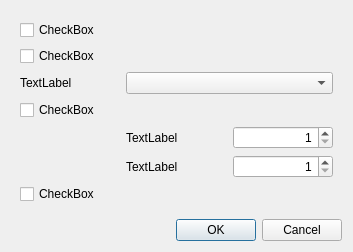
<?xml version="1.0" encoding="UTF-8"?>
<ui version="4.0">
 <class>DialogPreferences</class>
 <widget class="QDialog" name="DialogPreferences">
  <property name="geometry">
   <rect>
    <x>0</x>
    <y>0</y>
    <width>353</width>
    <height>237</height>
   </rect>
  </property>
  <property name="windowTitle">
   <string>Dialog</string>
  </property>
  <layout class="QVBoxLayout" name="verticalLayout">
   <item>
    <widget class="QFrame" name="frame">
     <property name="sizePolicy">
      <sizepolicy hsizetype="Preferred" vsizetype="Expanding">
       <horstretch>0</horstretch>
       <verstretch>0</verstretch>
      </sizepolicy>
     </property>
     <property name="frameShape">
      <enum>QFrame::NoFrame</enum>
     </property>
     <property name="frameShadow">
      <enum>QFrame::Raised</enum>
     </property>
     <layout class="QGridLayout" name="gridLayout">
      <item row="0" column="0">
       <layout class="QGridLayout" name="gridLayout_2">
        <item row="0" column="0" colspan="3">
         <widget class="QCheckBox" name="checkModeDialog">
          <property name="text">
           <string>CheckBox</string>
          </property>
         </widget>
        </item>
        <item row="1" column="0" colspan="3">
         <widget class="QCheckBox" name="checkUntilSelectedAlg">
          <property name="text">
           <string>CheckBox</string>
          </property>
         </widget>
        </item>
        <item row="2" column="0">
         <widget class="QLabel" name="labelFormat">
          <property name="text">
           <string>TextLabel</string>
          </property>
         </widget>
        </item>
        <item row="2" column="1" colspan="2">
         <widget class="QComboBox" name="comboFormat"/>
        </item>
        <item row="3" column="0" colspan="3">
         <widget class="QCheckBox" name="checkViewSize">
          <property name="text">
           <string>CheckBox</string>
          </property>
         </widget>
        </item>
        <item row="5" column="2">
         <widget class="QSpinBox" name="spinHeight">
          <property name="alignment">
           <set>Qt::AlignRight|Qt::AlignTrailing|Qt::AlignVCenter</set>
          </property>
          <property name="minimum">
           <number>1</number>
          </property>
          <property name="maximum">
           <number>3000</number>
          </property>
         </widget>
        </item>
        <item row="5" column="1">
         <widget class="QLabel" name="labelHeight">
          <property name="text">
           <string>TextLabel</string>
          </property>
         </widget>
        </item>
        <item row="6" column="0" colspan="3">
         <widget class="QCheckBox" name="checkSaveCameraPictures">
          <property name="text">
           <string>CheckBox</string>
          </property>
         </widget>
        </item>
        <item row="4" column="1">
         <widget class="QLabel" name="labelWidth">
          <property name="text">
           <string>TextLabel</string>
          </property>
         </widget>
        </item>
        <item row="4" column="2">
         <widget class="QSpinBox" name="spinWidth">
          <property name="alignment">
           <set>Qt::AlignRight|Qt::AlignTrailing|Qt::AlignVCenter</set>
          </property>
          <property name="minimum">
           <number>1</number>
          </property>
          <property name="maximum">
           <number>3000</number>
          </property>
         </widget>
        </item>
       </layout>
      </item>
      <item row="1" column="0">
       <spacer name="verticalSpacer">
        <property name="orientation">
         <enum>Qt::Vertical</enum>
        </property>
        <property name="sizeHint" stdset="0">
         <size>
          <width>20</width>
          <height>40</height>
         </size>
        </property>
       </spacer>
      </item>
     </layout>
    </widget>
   </item>
   <item>
    <widget class="QDialogButtonBox" name="buttonBox">
     <property name="orientation">
      <enum>Qt::Horizontal</enum>
     </property>
     <property name="standardButtons">
      <set>QDialogButtonBox::Cancel|QDialogButtonBox::Ok</set>
     </property>
    </widget>
   </item>
  </layout>
 </widget>
 <tabstops>
  <tabstop>checkModeDialog</tabstop>
  <tabstop>checkUntilSelectedAlg</tabstop>
  <tabstop>comboFormat</tabstop>
  <tabstop>checkViewSize</tabstop>
  <tabstop>spinWidth</tabstop>
  <tabstop>spinHeight</tabstop>
  <tabstop>checkSaveCameraPictures</tabstop>
  <tabstop>buttonBox</tabstop>
 </tabstops>
 <resources/>
 <connections>
  <connection>
   <sender>buttonBox</sender>
   <signal>accepted()</signal>
   <receiver>DialogPreferences</receiver>
   <slot>accept()</slot>
   <hints>
    <hint type="sourcelabel">
     <x>248</x>
     <y>254</y>
    </hint>
    <hint type="destinationlabel">
     <x>157</x>
     <y>274</y>
    </hint>
   </hints>
  </connection>
  <connection>
   <sender>buttonBox</sender>
   <signal>rejected()</signal>
   <receiver>DialogPreferences</receiver>
   <slot>reject()</slot>
   <hints>
    <hint type="sourcelabel">
     <x>316</x>
     <y>260</y>
    </hint>
    <hint type="destinationlabel">
     <x>286</x>
     <y>274</y>
    </hint>
   </hints>
  </connection>
 </connections>
</ui>
